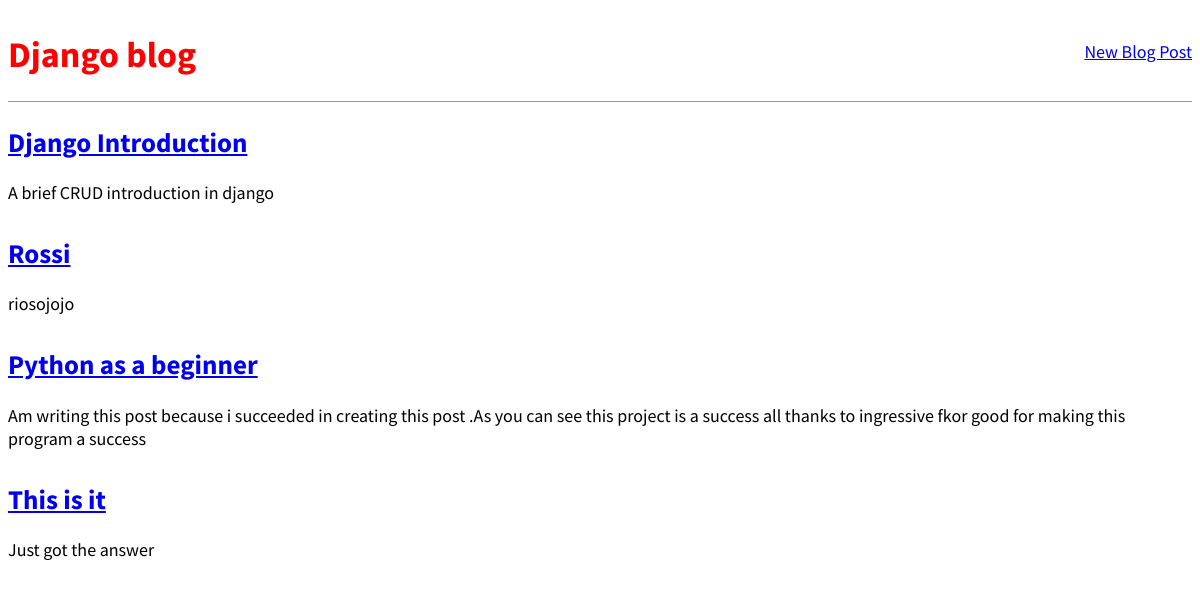
The page / on the database its author committed.
### blog/models.py (models this page shows, shortened)
class Post(models.Model):
    title=models.CharField(max_length=200)
    author=models.ForeignKey('auth.User',on_delete=models.CASCADE,)
    body=models.TextField()

### blog/views.py (the view)
# urls.py: path('',BlogListView.as_view(), name='home'),
class BlogListView(ListView):
    model=Post
    template_name='home.html'

### blog/templates/home.html
{% extends  'base.html' %}
{% block content %}
    {% for post in object_list %}
    <div class="post-entry">
        <h2><a href="{% url 'post_detail' post.pk %}"> {{ post.title }}</a>    </h2>
        <p> {{ post.body }}</p>
    </div>
    {% endfor %}
{% endblock %}

### blog/templates/base.html (shortened to what this page needs)
{% load static %}
<!DOCTYPE html>
<html lang="en">
<head>
    <link rel="stylesheet" href="{% static 'css/base.css' %}">
</head>
<body>
    <header>
        <div class="nav-left">
            <h1>
            <a href="{% url 'home' %}"> Django blog </a>
        </h1>
        </div>
        <div class="nav-right">
            <a href="{% url 'post_new' %}"> New Blog Post </a>
        </div>
    </header>
    <div>
        {% block content %}
        {% endblock %}
    </div>
</body>
</html>

### blog/static/css/base.css (style rules this page uses)
body { font-family: 'Source Sans Pro', san ; font-size: 18px ; }
header { border-bottom: 1px solid #999; margin-bottom: 2ren; display: flex; }
header h1 a { color: red; text-decoration: none; }
.nav-left { margin-right: auto; }
.nav-right { display: flex; padding-top: 2rem; }
.post-entry { margin-bottom: 2rem; }
.post-entry h2 { margin: 0.5ren 0; }
.post-entry p { margin: 0; font-weight: 400; }

### rows shown on the page
Post: title "Django Introduction", body "A brief CRUD introduction in django"
Post: title "Rossi", body "riosojojo"
Post: title "Python as a beginner", body "Am writing this post because i succeeded in creating this post .As you can see this project is a success all thanks to ingressive fkor good for making this program a success"
Post: title "This is it", body "Just got the answer"
